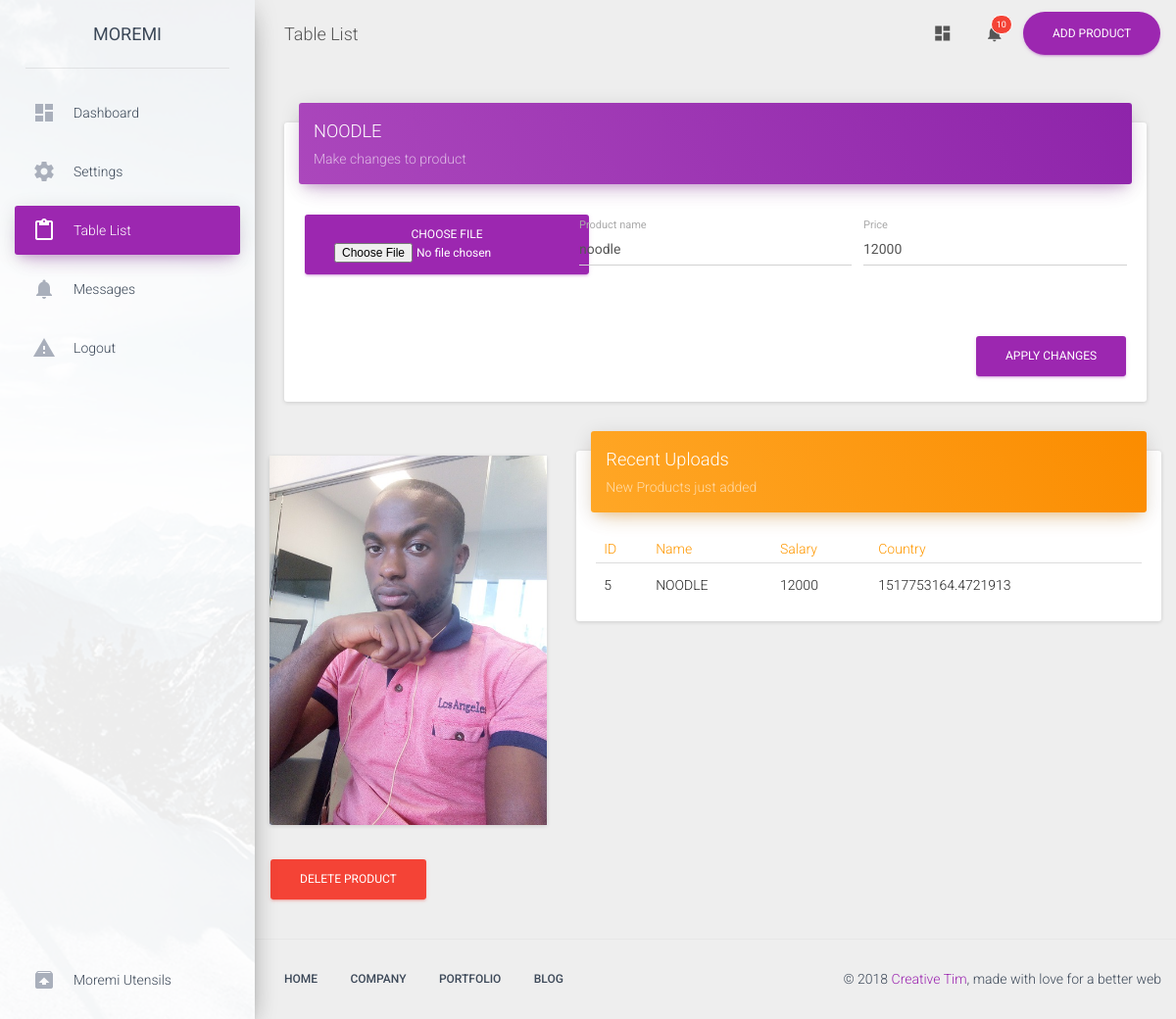
Screenshot of /cpanel/product/5/ (signed in) with the database file from the repository.
### store/models.py (models this page shows, shortened)
class Product(models.Model):
    name            = models.CharField(max_length=30,unique=True)
    price           = models.IntegerField(default=0)
    details         = models.CharField(max_length=100,blank=True)
    slug            = models.SlugField(blank=True,unique=True)
    comments        = models.IntegerField(default=0)
    pub_date        = models.DateField(auto_now=True, blank=True)
    added           = models.FloatField(default=time.time(), null=True, blank=True)
    image           = models.FileField(upload_to='product-imgs/',null=True, blank=True)
    posted_by       = models.ForeignKey( User, on_delete=models.CASCADE, blank=True, null = True)
    is_top          = models.BooleanField(default = False)
    date            = models.DateField(auto_now_add=True)
    class Meta:
        ordering = ('name',)

### cpanel/views.py (the view)
# urls.py: path('/product/<int:id>/',  views.product, name='product'),
@login_required
def product(request, id):
    form = ProductForm()
    products = Product.objects.get(id = id)
    context = {"webaddress":webaddress[0], "form": form, "products":products}
    return render(request, 'admin/edit.html', context)

### cpanel/forms.py
class ProductForm(forms.ModelForm):
    name         = forms.CharField(max_length=30, required=False,
                            help_text="Name     ::")
    price        = forms.IntegerField(initial=0, required=False)
    image        = forms.FileField(required=False)
    prod_id      = forms.IntegerField(required=False)
    class Meta:
        model   = Product
        fields  = ('name' ,'price', 'image','prod_id')

### templates/admin/edit.html (shortened to what this page needs)
<!doctype html>
{% load static %}
<html lang="en">
<head>
    <link href="{% static "assets/css/bootstrap.min.css" %}" rel="stylesheet" />
    <link href="{% static "assets/css/material-dashboard.css" %}" rel="stylesheet" />
    <link href="{% static "assets/css/demo.css" %}" rel="stylesheet" />
    <link href="http://maxcdn.bootstrapcdn.com/font-awesome/latest/css/font-awesome.min.css" rel="stylesheet">
</head>
<body>
    <div class="wrapper">
        <div class="sidebar" data-color="purple" data-image="{% static "assets/img/sidebar-1.jpg" %}">
            <div class="logo">
                <a href="http://www.creative-tim.com" class="simple-text">
                    Moremi
                </a>
            </div>
            <div class="sidebar-wrapper">
                <ul class="nav">
                    <li>
                        <a href="{{webadrress}}/cpanel">
                            <i class="material-icons">dashboard</i>
                            <p>Dashboard</p>
                        </a>
                    </li>
                    <li>
                        <a href="{{webadrress}}/cpanel/users">
                            <i class="material-icons">settings</i>
                            <p>Settings</p>
                        </a>
                    </li>
                    <li class="active">
                        <a href="{{webadrress}}/cpanel/tables">
                            <i class="material-icons">content_paste</i>
                            <p>Table List</p>
                        </a>
                    </li>
                    <li>
                        <a href="{{webadrress}}/cpanel/notifications">
                            <i class="material-icons text-gray">notifications</i>
                            <p>Messages</p>
                        </a>
                    </li>
                    <li>
                        <a href="{{webadrress}}/cpanel/logout">
                            <i class="material-icons text-gray">warning</i>
                            <p>Logout</p>
                        </a>
                    </li>
                    <li class="active-pro">
                        <a href="">
                            <i class="material-icons">unarchive</i>
                            <p>Moremi Utensils</p>
                        </a>
                    </li>
                </ul>
            </div>
        </div>
        <div class="main-panel">
            <nav class="navbar navbar-transparent navbar-absolute">
                <div class="container-fluid">
                    <div class="navbar-header">
                        <a class="navbar-brand" href="#"> Table List </a>
                    </div>
                    <div class="collapse navbar-collapse">
                        <ul class="nav navbar-nav navbar-right">
                            <li>
                                <a href="#pablo" class="dropdown-toggle" data-toggle="dropdown">
                                    <i class="material-icons">dashboard</i>
                                </a>
                            </li>
                            <li class="dropdown">
                                <a href="#" class="dropdown-toggle" data-toggle="dropdown">
                                    <i class="material-icons">notifications</i>
                                    <span class="notification">10</span>
                                </a>
                            </li>
                            <li class="active">
                                    <a href="#pablo" class="btn btn-primary btn-round">Add Product</a>
                            </li>
                        </ul>
                    </div>
                </div>
            </nav>
            <div class="content">
                <div class="container-fluid">
                    <div class="row">
                            <div class="container-fluid">
                                    <div class="row">
                                        <div class="col-md-12">
                                            <div class="card">
                                                <div class="card-header" data-background-color="purple">
                                                    <h4 class="title">{{products.name|upper}}</h4>
                                                    <p class="category">Make changes to product</p>
                                                </div>
                                                <div class="card-content">
                                                    <form name="sub" class=" sub" name="contactForm" id="contactForm" method="post" action="{{webaddress}}/cpanel/edit_product/{{products.id}}" enctype="multipart/form-data">
                                                      <div class="row">
                                                          <div class="col-md-4">
                                                                  <div class=" fileinput fileinput-new" data-provides="fileinput">
                                                                          <span class="btn btn-primary btn-file"><span>Choose file</span><input id="id_image" name="image" class="pic" type="file" /></span>
                                                                      </div>
                                                          </div>
                                                          <div class="col-md-4">
                                                              <div class="form-group label-floating">
                                                                  <label class="control-label">Product name</label>
                                                                  <input maxlength="15" id="id_name" value="{{ products.name }}" name="new_name" type="text" class="name form-control">
                                                              </div>
                                                          </div>
                                                          <div class="col-md-4">
                                                              <div class="form-group label-floating">
                                                                  <label class="control-label">Price</label>
                                                                  <input type="number" name="price" value="{{ products.price }}" id="id_price" class="price form-control">
                                                              </div>
                                                          </div>
                                                      </div>
                                                      <button type="submit" class="btn btn-primary pull-right">apply changes</button>
                                                      <div class="clearfix"></div>
                                                  </form>
                                                </div>
                                            </div>
                                        </div>
                                    </div>
                                </div>
                                <div class="row">
                                        <div class="col-md-4">
                                                <div class="card card-profile">
                                                        <a href="#pablo">
                                                            <img class="img" {% if products.image %} src="{{products.image.url}}" {% endif %} />
                                                        </a>
                                                    </div>
                                            </div>
                                <div class="col-lg-8 col-md-12">
                                        <div class="card">
                                            <div class="card-header" data-background-color="orange">
                                                <h4 class="title">Recent Uploads</h4>
                                                <p class="category">New Products just added</p>
                                            </div>
                                            <div class="card-content table-responsive">
                                                <table class="table table-hover">
                                                    <thead class="text-warning">
                                                        <th>ID</th>
                                                        <th>Name</th>
                                                        <th>Salary</th>
                                                        <th>Country</th>
                                                    </thead>
                                                    <tbody>
                                                        <tr>
                                                            <td>{{products.id}}</td>
                                                            <td>{{products.name|upper}}</td>
                                                            <td>{{products.price}}</td>
                                                            <td>{{products.added}}</td>
                                                        </tr>
                                                    </tbody>
                                                </table>
                                            </div>
                                        </div>
                                    </div>
                                </div>
                                <form name="snob" class=" sub" name="contactForm" id="{{products.id}}" method="post" action="{{webaddress}}/cpanel/delete_product/{{products.id}}/" enctype="multipart/form-data">
                                  <div class="row">
                                    <div class="col-md-4">
                                    <div class="card-content">
                                  <button type="submit" class="btn btn-danger">DELETE PRODUCT</button>
                                  </div>
                                  </div>
                                  </div>
                              </form>
                    </div>
                </div>
            </div>
            <footer class="footer">
                <div class="container-fluid">
                    <nav class="pull-left">
                        <ul>
                            <li>
                                <a href="#">
                                    Home
                                </a>
                            </li>
                            <li>
                                <a href="#">
                                    Company
                                </a>
                            </li>
                            <li>
                                <a href="#">
                                    Portfolio
                                </a>
                            </li>
                            <li>
                                <a href="#">
                                    Blog
                                </a>
                            </li>
                        </ul>
                    </nav>
                    <p class="copyright pull-right">
                        &copy;
                        <a href="http://www.creative-tim.com">Creative Tim</a>, made with love for a better web
                    </p>
                </div>
            </footer>
        </div>
    </div>
</body>
</html>

### static/assets/css/demo.css (style rules this page uses)
@media (min-width: 992px) { .sidebar .nav>li.active-pro { position: absolute; width: 100%; bottom: 10px; } }

### rows the page displays
Product: name "NOODLE", new_name "noodle", price "12000", image (picture), id "5", added "1517753164.4721913"
